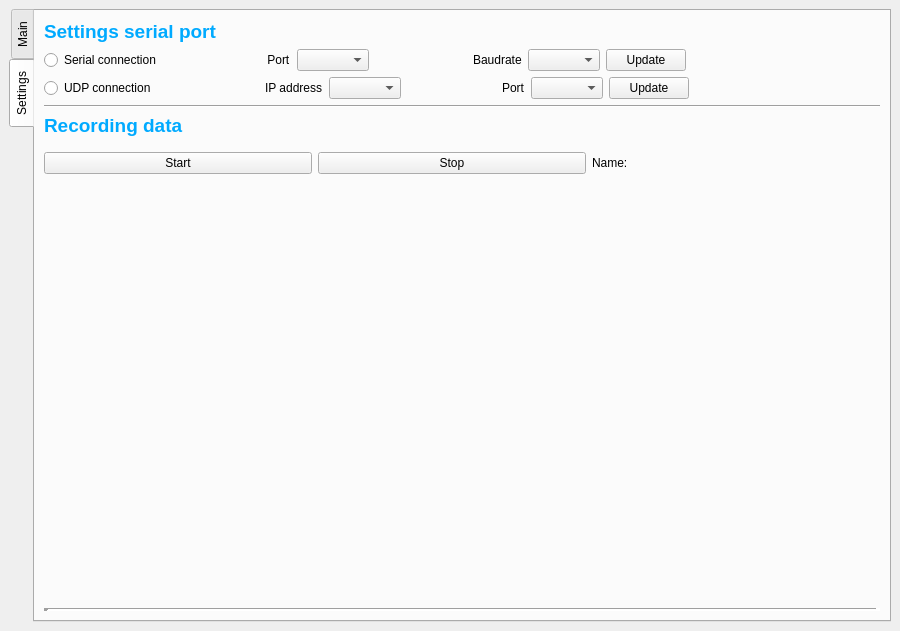
<?xml version="1.0" encoding="UTF-8"?>
<ui version="4.0">
 <class>UpperPCGUI</class>
 <widget class="QMainWindow" name="UpperPCGUI">
  <property name="geometry">
   <rect>
    <x>0</x>
    <y>0</y>
    <width>900</width>
    <height>631</height>
   </rect>
  </property>
  <property name="minimumSize">
   <size>
    <width>900</width>
    <height>0</height>
   </size>
  </property>
  <property name="windowTitle">
   <string>UpperPCGUI</string>
  </property>
  <widget class="QWidget" name="centralwidget">
   <layout class="QGridLayout" name="gridLayout_3">
    <item row="0" column="0">
     <widget class="QTabWidget" name="tabWidget">
      <property name="minimumSize">
       <size>
        <width>0</width>
        <height>20</height>
       </size>
      </property>
      <property name="sizeIncrement">
       <size>
        <width>0</width>
        <height>20</height>
       </size>
      </property>
      <property name="toolTip">
       <string>&lt;span style=&quot; font-size:18pt; font-weight:600; color:#00aaff;&quot;&gt;</string>
      </property>
      <property name="styleSheet">
       <string notr="true">color=rgb(0, 170, 255)</string>
      </property>
      <property name="tabPosition">
       <enum>QTabWidget::West</enum>
      </property>
      <property name="currentIndex">
       <number>1</number>
      </property>
      <widget class="QWidget" name="Main">
       <attribute name="title">
        <string>Main</string>
       </attribute>
       <layout class="QGridLayout" name="gridLayout_2">
        <item row="8" column="0">
         <spacer name="verticalSpacer_5">
          <property name="orientation">
           <enum>Qt::Vertical</enum>
          </property>
          <property name="sizeHint" stdset="0">
           <size>
            <width>20</width>
            <height>40</height>
           </size>
          </property>
         </spacer>
        </item>
        <item row="7" column="0">
         <widget class="Line" name="line1">
          <property name="enabled">
           <bool>true</bool>
          </property>
          <property name="sizePolicy">
           <sizepolicy hsizetype="Minimum" vsizetype="Fixed">
            <horstretch>0</horstretch>
            <verstretch>5</verstretch>
           </sizepolicy>
          </property>
          <property name="minimumSize">
           <size>
            <width>5</width>
            <height>5</height>
           </size>
          </property>
          <property name="sizeIncrement">
           <size>
            <width>0</width>
            <height>5</height>
           </size>
          </property>
          <property name="baseSize">
           <size>
            <width>0</width>
            <height>5</height>
           </size>
          </property>
          <property name="styleSheet">
           <string notr="true">color:#00aaff;</string>
          </property>
          <property name="lineWidth">
           <number>5</number>
          </property>
          <property name="midLineWidth">
           <number>5</number>
          </property>
          <property name="orientation">
           <enum>Qt::Horizontal</enum>
          </property>
         </widget>
        </item>
        <item row="1" column="0">
         <widget class="Line" name="line0">
          <property name="styleSheet">
           <string notr="true">color:#00aaff;</string>
          </property>
          <property name="orientation">
           <enum>Qt::Horizontal</enum>
          </property>
         </widget>
        </item>
        <item row="6" column="0">
         <layout class="QHBoxLayout" name="horizontalLayout">
          <item>
           <widget class="QLabel" name="Pressure_label">
            <property name="layoutDirection">
             <enum>Qt::LeftToRight</enum>
            </property>
            <property name="text">
             <string>&lt;html&gt;&lt;head/&gt;&lt;body&gt;&lt;p align=&quot;right&quot;&gt;&lt;span style=&quot; font-size:18pt; font-weight:600; color:#00aaff;&quot;&gt;Pressure&lt;/span&gt;&lt;/p&gt;&lt;/body&gt;&lt;/html&gt;</string>
            </property>
            <property name="textFormat">
             <enum>Qt::AutoText</enum>
            </property>
            <property name="scaledContents">
             <bool>false</bool>
            </property>
            <property name="alignment">
             <set>Qt::AlignRight|Qt::AlignTrailing|Qt::AlignVCenter</set>
            </property>
           </widget>
          </item>
          <item>
           <widget class="QLCDNumber" name="Pressure_value">
            <property name="smallDecimalPoint">
             <bool>false</bool>
            </property>
           </widget>
          </item>
          <item>
           <widget class="QLabel" name="Pressure_units">
            <property name="text">
             <string>&lt;html&gt;&lt;head/&gt;&lt;body&gt;&lt;p align=&quot;left&quot;&gt;&lt;span style=&quot; font-size:16pt; font-weight:600; color:#00aaff;&quot;&gt;mbar&lt;/span&gt;&lt;/p&gt;&lt;/body&gt;&lt;/html&gt;</string>
            </property>
           </widget>
          </item>
          <item>
           <widget class="QLabel" name="Temp_label">
            <property name="text">
             <string>&lt;html&gt;&lt;head/&gt;&lt;body&gt;&lt;p align=&quot;right&quot;&gt;&lt;span style=&quot; font-size:18pt; font-weight:600; color:#00aaff;&quot;&gt;Temp&lt;/span&gt;&lt;/p&gt;&lt;/body&gt;&lt;/html&gt;</string>
            </property>
            <property name="textFormat">
             <enum>Qt::RichText</enum>
            </property>
            <property name="alignment">
             <set>Qt::AlignRight|Qt::AlignTrailing|Qt::AlignVCenter</set>
            </property>
           </widget>
          </item>
          <item>
           <widget class="QLCDNumber" name="Temp_value"/>
          </item>
          <item>
           <widget class="QLabel" name="Temp_units">
            <property name="text">
             <string>
&lt;html&gt;&lt;head/&gt;&lt;body&gt;&lt;p align=&quot;left&quot;&gt;&lt;span style=&quot; font-size:16pt; font-weight:600; color:#00aaff;&quot;&gt;C&lt;/span&gt;&lt;/p&gt;&lt;/body&gt;&lt;/html&gt;</string>
            </property>
           </widget>
          </item>
          <item>
           <widget class="QLabel" name="Depth_label">
            <property name="text">
             <string>&lt;html&gt;&lt;head/&gt;&lt;body&gt;&lt;p align=&quot;right&quot;&gt;&lt;span style=&quot; font-size:18pt; font-weight:600; color:#00aaff;&quot;&gt;Depth&lt;/span&gt;&lt;/p&gt;&lt;/body&gt;&lt;/html&gt;</string>
            </property>
            <property name="textFormat">
             <enum>Qt::RichText</enum>
            </property>
            <property name="alignment">
             <set>Qt::AlignRight|Qt::AlignTrailing|Qt::AlignVCenter</set>
            </property>
            <property name="wordWrap">
             <bool>false</bool>
            </property>
            <property name="margin">
             <number>1</number>
            </property>
           </widget>
          </item>
          <item>
           <widget class="QLCDNumber" name="Depth_value"/>
          </item>
          <item>
           <widget class="QLabel" name="Depth_units">
            <property name="text">
             <string>
&lt;html&gt;&lt;head/&gt;&lt;body&gt;&lt;p align=&quot;left&quot;&gt;&lt;span style=&quot; font-size:16pt; font-weight:600; color:#00aaff;&quot;&gt;m&lt;/span&gt;&lt;/p&gt;&lt;/body&gt;&lt;/html&gt;</string>
            </property>
           </widget>
          </item>
          <item>
           <spacer name="verticalSpacer_3">
            <property name="orientation">
             <enum>Qt::Vertical</enum>
            </property>
            <property name="sizeHint" stdset="0">
             <size>
              <width>20</width>
              <height>40</height>
             </size>
            </property>
           </spacer>
          </item>
         </layout>
        </item>
        <item row="15" column="0">
         <layout class="QHBoxLayout" name="horizontalLayout_2">
          <item>
           <spacer name="verticalSpacer_2">
            <property name="orientation">
             <enum>Qt::Vertical</enum>
            </property>
            <property name="sizeHint" stdset="0">
             <size>
              <width>20</width>
              <height>40</height>
             </size>
            </property>
           </spacer>
          </item>
         </layout>
        </item>
        <item row="9" column="0">
         <spacer name="verticalSpacer_4">
          <property name="orientation">
           <enum>Qt::Vertical</enum>
          </property>
          <property name="sizeHint" stdset="0">
           <size>
            <width>20</width>
            <height>40</height>
           </size>
          </property>
         </spacer>
        </item>
        <item row="0" column="0">
         <widget class="QLabel" name="Sensors0_label">
          <property name="text">
           <string>&lt;html&gt;&lt;head/&gt;&lt;body&gt;&lt;p align=&quot;left&quot;&gt;&lt;span style=&quot; font-size:14pt; font-weight:600; color:#00aaff;&quot;&gt;Sensor 0&lt;/span&gt;&lt;/p&gt;&lt;/body&gt;&lt;/html&gt;</string>
          </property>
         </widget>
        </item>
        <item row="10" column="0">
         <layout class="QHBoxLayout" name="horizontalLayout_3">
          <item>
           <spacer name="verticalSpacer">
            <property name="orientation">
             <enum>Qt::Vertical</enum>
            </property>
            <property name="sizeHint" stdset="0">
             <size>
              <width>20</width>
              <height>40</height>
             </size>
            </property>
           </spacer>
          </item>
         </layout>
        </item>
       </layout>
      </widget>
      <widget class="QWidget" name="Settings">
       <attribute name="title">
        <string>Settings</string>
       </attribute>
       <layout class="QGridLayout" name="gridLayout">
        <item row="0" column="0">
         <widget class="QLabel" name="label_6">
          <property name="styleSheet">
           <string notr="true"/>
          </property>
          <property name="text">
           <string>
&lt;html&gt;&lt;head/&gt;&lt;body&gt;&lt;p align=&quot;left&quot;&gt;&lt;span style=&quot; font-size:14pt; font-weight:600; color:#00aaff;&quot;&gt;Settings serial port &lt;/span&gt;&lt;/p&gt;&lt;/body&gt;&lt;/html&gt;</string>
          </property>
         </widget>
        </item>
        <item row="5" column="0" rowspan="2">
         <layout class="QHBoxLayout" name="horizontalLayout_4">
          <item>
           <widget class="QPushButton" name="record_start">
            <property name="text">
             <string>Start</string>
            </property>
           </widget>
          </item>
          <item>
           <widget class="QPushButton" name="record_stop">
            <property name="text">
             <string>Stop</string>
            </property>
           </widget>
          </item>
          <item>
           <widget class="QLabel" name="record_path">
            <property name="text">
             <string>Name: </string>
            </property>
           </widget>
          </item>
          <item>
           <spacer name="verticalSpacer_6">
            <property name="orientation">
             <enum>Qt::Vertical</enum>
            </property>
            <property name="sizeHint" stdset="0">
             <size>
              <width>20</width>
              <height>40</height>
             </size>
            </property>
           </spacer>
          </item>
         </layout>
        </item>
        <item row="1" column="0">
         <layout class="QHBoxLayout" name="horizontalLayout_6">
          <item>
           <widget class="QRadioButton" name="Serialconn">
            <property name="styleSheet">
             <string notr="true"/>
            </property>
            <property name="text">
             <string>Serial connection</string>
            </property>
           </widget>
          </item>
          <item>
           <spacer name="horizontalSpacer_3">
            <property name="orientation">
             <enum>Qt::Horizontal</enum>
            </property>
            <property name="sizeHint" stdset="0">
             <size>
              <width>40</width>
              <height>20</height>
             </size>
            </property>
           </spacer>
          </item>
          <item>
           <widget class="QLabel" name="label">
            <property name="text">
             <string> Port</string>
            </property>
           </widget>
          </item>
          <item>
           <widget class="QComboBox" name="serial_port_box"/>
          </item>
          <item>
           <spacer name="horizontalSpacer_8">
            <property name="orientation">
             <enum>Qt::Horizontal</enum>
            </property>
            <property name="sizeHint" stdset="0">
             <size>
              <width>40</width>
              <height>20</height>
             </size>
            </property>
           </spacer>
          </item>
          <item>
           <widget class="QLabel" name="label_2">
            <property name="text">
             <string>Baudrate</string>
            </property>
           </widget>
          </item>
          <item>
           <widget class="QComboBox" name="serial_baudrate_box"/>
          </item>
          <item>
           <widget class="QPushButton" name="serial_update">
            <property name="text">
             <string>Update</string>
            </property>
           </widget>
          </item>
          <item>
           <spacer name="horizontalSpacer_4">
            <property name="orientation">
             <enum>Qt::Horizontal</enum>
            </property>
            <property name="sizeHint" stdset="0">
             <size>
              <width>40</width>
              <height>20</height>
             </size>
            </property>
           </spacer>
          </item>
          <item>
           <spacer name="horizontalSpacer_2">
            <property name="orientation">
             <enum>Qt::Horizontal</enum>
            </property>
            <property name="sizeHint" stdset="0">
             <size>
              <width>40</width>
              <height>20</height>
             </size>
            </property>
           </spacer>
          </item>
         </layout>
        </item>
        <item row="3" column="0">
         <widget class="Line" name="line">
          <property name="styleSheet">
           <string notr="true">color:#00aaff;</string>
          </property>
          <property name="orientation">
           <enum>Qt::Horizontal</enum>
          </property>
         </widget>
        </item>
        <item row="8" column="0">
         <widget class="Line" name="line_2">
          <property name="styleSheet">
           <string notr="true">color:#00aaff;
</string>
          </property>
          <property name="lineWidth">
           <number>5</number>
          </property>
          <property name="orientation">
           <enum>Qt::Horizontal</enum>
          </property>
         </widget>
        </item>
        <item row="4" column="0">
         <widget class="QLabel" name="label_5">
          <property name="text">
           <string>
&lt;html&gt;&lt;head/&gt;&lt;body&gt;&lt;p align=&quot;left&quot;&gt;&lt;span style=&quot; font-size:14pt; font-weight:600; color:#00aaff;&quot;&gt;Recording data&lt;/span&gt;&lt;/p&gt;&lt;/body&gt;&lt;/html&gt;</string>
          </property>
         </widget>
        </item>
        <item row="2" column="0">
         <layout class="QHBoxLayout" name="horizontalLayout_5">
          <item>
           <widget class="QRadioButton" name="UDPconn">
            <property name="text">
             <string>UDP connection  </string>
            </property>
           </widget>
          </item>
          <item>
           <spacer name="horizontalSpacer">
            <property name="orientation">
             <enum>Qt::Horizontal</enum>
            </property>
            <property name="sizeHint" stdset="0">
             <size>
              <width>40</width>
              <height>20</height>
             </size>
            </property>
           </spacer>
          </item>
          <item>
           <widget class="QLabel" name="label_3">
            <property name="text">
             <string>IP address</string>
            </property>
           </widget>
          </item>
          <item>
           <widget class="QComboBox" name="UDP_IP_box"/>
          </item>
          <item>
           <spacer name="horizontalSpacer_7">
            <property name="orientation">
             <enum>Qt::Horizontal</enum>
            </property>
            <property name="sizeHint" stdset="0">
             <size>
              <width>40</width>
              <height>20</height>
             </size>
            </property>
           </spacer>
          </item>
          <item>
           <widget class="QLabel" name="label_4">
            <property name="text">
             <string>Port</string>
            </property>
           </widget>
          </item>
          <item>
           <widget class="QComboBox" name="UDP_port_box"/>
          </item>
          <item>
           <widget class="QPushButton" name="GUI_update">
            <property name="text">
             <string>Update</string>
            </property>
           </widget>
          </item>
          <item>
           <spacer name="horizontalSpacer_5">
            <property name="orientation">
             <enum>Qt::Horizontal</enum>
            </property>
            <property name="sizeHint" stdset="0">
             <size>
              <width>40</width>
              <height>20</height>
             </size>
            </property>
           </spacer>
          </item>
          <item>
           <spacer name="horizontalSpacer_6">
            <property name="orientation">
             <enum>Qt::Horizontal</enum>
            </property>
            <property name="sizeHint" stdset="0">
             <size>
              <width>40</width>
              <height>20</height>
             </size>
            </property>
           </spacer>
          </item>
         </layout>
        </item>
        <item row="7" column="0">
         <spacer name="verticalSpacer_7">
          <property name="orientation">
           <enum>Qt::Vertical</enum>
          </property>
          <property name="sizeHint" stdset="0">
           <size>
            <width>20</width>
            <height>40</height>
           </size>
          </property>
         </spacer>
        </item>
       </layout>
      </widget>
     </widget>
    </item>
   </layout>
  </widget>
 </widget>
 <resources/>
 <connections/>
</ui>
